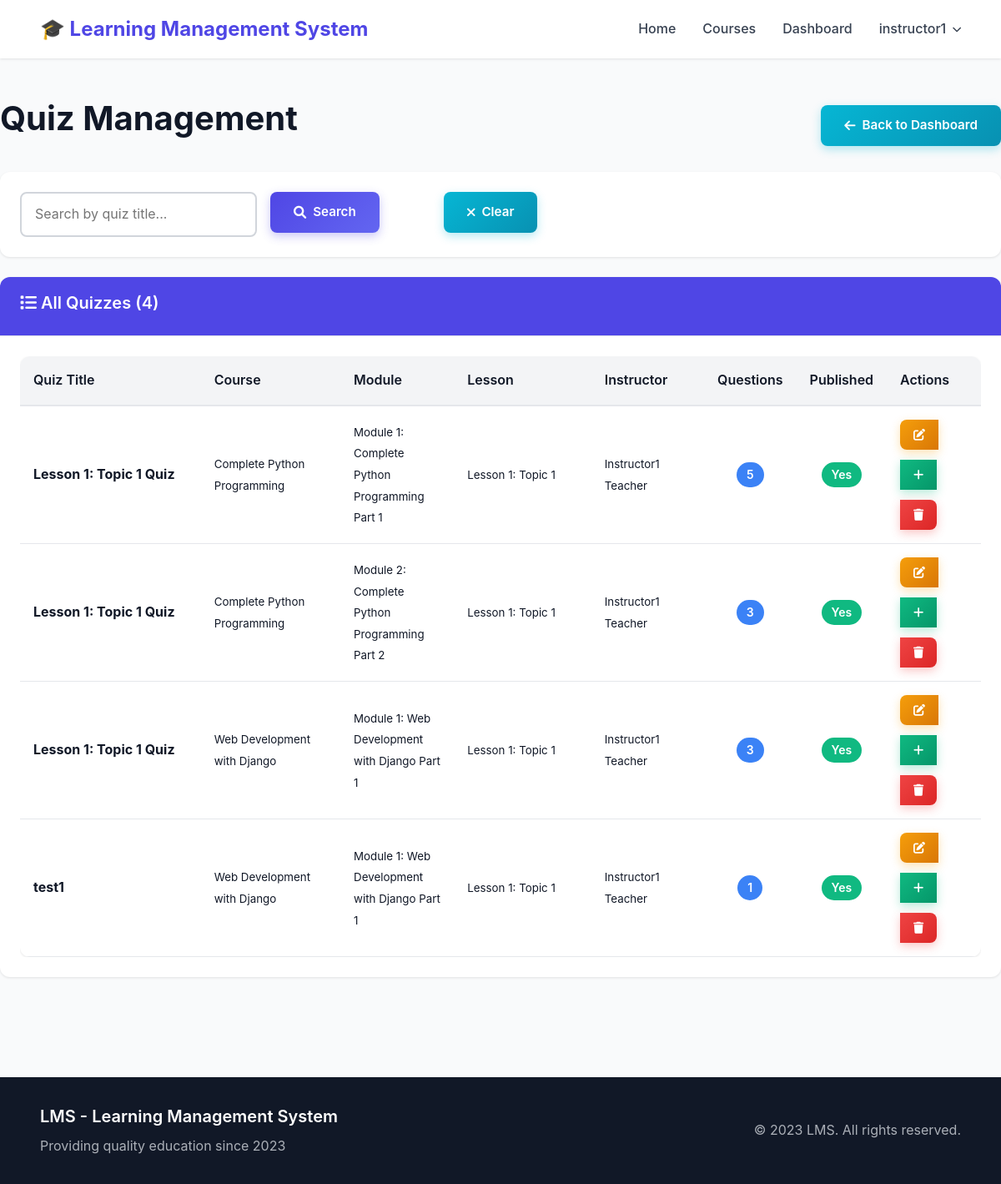
Screenshot of /manage/quizzes/ (signed in) with the database file from the repository.
### accounts/models.py (models this page shows, shortened)
class User(AbstractUser):
    USER_TYPE_CHOICES = (
        ('student', 'Student'),
        ('instructor', 'Instructor'),
        ('admin', 'Admin'),
    )
    user_type = models.CharField(max_length=10, choices=USER_TYPE_CHOICES, default='student')
    profile_picture = models.ImageField(upload_to='profile_pictures/', null=True, blank=True)
    phone = models.CharField(max_length=20, null=True, blank=True)
    bio = models.TextField(blank=True, null=True)
    date_of_birth = models.DateField(null=True, blank=True)
    website = models.URLField(max_length=200, blank=True, null=True)
    address = models.TextField(blank=True, null=True)
    LEARNING_STYLE_CHOICES = (
        ('visual', 'Visual'),
        ('auditory', 'Auditory'),
        ('reading', 'Reading/Writing'),
        ('kinesthetic', 'Kinesthetic'),
    )
    learning_style = models.CharField(max_length=20, choices=LEARNING_STYLE_CHOICES, null=True, blank=True)
    preferred_language = models.CharField(max_length=50, blank=True, null=True)
    daily_study_goal = models.PositiveIntegerField(default=30, validators=[MinValueValidator(15), MaxValueValidator(480)])  # in minutes
    @property
    def is_instructor(self):
        return self.user_type == 'instructor'
    @property
    def is_admin(self):
        return self.is_superuser or self.user_type == 'admin'

### quizzes/models.py (models this page shows, shortened)
class Quiz(models.Model):
    title = models.CharField(max_length=200)
    lesson = models.ForeignKey(
        Lesson,
        on_delete=models.CASCADE,
        related_name='quizzes'
    )
    instructor = models.ForeignKey(
        settings.AUTH_USER_MODEL,
        on_delete=models.CASCADE,
        related_name='quizzes'
    )
    description = models.TextField(blank=True)
    instructions = models.TextField(blank=True, help_text="Instructions for students")
    start_date = models.DateTimeField(null=True, blank=True, help_text="When quiz becomes available")
    end_date = models.DateTimeField(null=True, blank=True, help_text="When quiz closes")
    time_limit_minutes = models.PositiveIntegerField(default=30, help_text="Duration in minutes")
    passing_score = models.PositiveIntegerField(default=70, help_text="Percentage to pass")
    max_attempts = models.PositiveIntegerField(default=3, help_text="Maximum attempts allowed")
    is_published = models.BooleanField(default=False)
    shuffle_questions = models.BooleanField(default=True)
    show_correct_answers = models.BooleanField(default=True)
    created_at = models.DateTimeField(auto_now_add=True)
    updated_at = models.DateTimeField(auto_now=True)

### courses/models.py (models this page shows, shortened)
class Lesson(models.Model):
    module = models.ForeignKey(Module, on_delete=models.CASCADE, related_name='lessons')
    title = models.CharField(max_length=200)
    content = models.TextField(blank=True)
    description = models.TextField(blank=True, null=True)
    video_file = models.FileField(upload_to='lesson_videos/', blank=True, null=True, help_text="Upload video file (MP4, WebM, etc.)")
    video_url = models.URLField(blank=True, null=True, help_text="YouTube/Vimeo URL (optional reference)")
    attachment = models.FileField(upload_to='lesson_attachments/', blank=True, null=True)
    order = models.PositiveIntegerField(default=0)
    class Meta:
        ordering = ['order']

class Module(models.Model):
    course = models.ForeignKey(Course, on_delete=models.CASCADE, related_name='modules')
    title = models.CharField(max_length=200)
    description = models.TextField(blank=True, null=True)
    order = models.PositiveIntegerField(default=0)
    class Meta:
        ordering = ['order']

class Course(models.Model):
    title = models.CharField(max_length=200, unique=True)
    code = models.CharField(max_length=20, unique=True, blank=True, null=True, help_text="Unique course code (e.g., CS101)")
    description = models.TextField()
    instructor = models.ForeignKey(
        settings.AUTH_USER_MODEL,
        on_delete=models.CASCADE,
        related_name='courses_taught'
    )
    thumbnail = models.ImageField(upload_to='course_thumbnails/', null=True, blank=True)
    syllabus = models.FileField(upload_to='syllabi/', null=True, blank=True)
    category = models.ForeignKey(Category, on_delete=models.SET_NULL, null=True, blank=True, related_name='courses')
    created_at = models.DateTimeField(auto_now_add=True)
    updated_at = models.DateTimeField(auto_now=True)

### accounts/quiz_management_views.py (the view)
# urls.py: path('manage/quizzes/', manage_quizzes, name='manage_quizzes'),
@login_required
def manage_quizzes(request):
    if request.user.is_admin:
        quizzes = Quiz.objects.all()
    elif request.user.is_instructor:
        quizzes = Quiz.objects.filter(instructor=request.user)
    else:
        return redirect('home')
    search = request.GET.get('search', '')
    if search:
        quizzes = quizzes.filter(title__icontains=search)
    return render(request, 'management/quizzes.html', {'quizzes': quizzes, 'search': search})

### templates/management/quizzes.html (shortened to what this page needs)
{% extends 'base.html' %}
{% block content %}
<div class="container-fluid py-4">
    <div class="d-flex justify-content-between align-items-center mb-4">
        <h1 class="mb-0">Quiz Management</h1>
        <a href="{% url 'admin_analytics' %}" class="btn btn-secondary"><i class="fas fa-arrow-left"></i> Back to Dashboard</a>
    </div>
    <div class="card mb-4">
        <div class="card-body">
            <form method="get" class="row g-3">
                <div class="col-md-8">
                    <input type="text" name="search" class="form-control" placeholder="Search by quiz title..." value="{{ search }}">
                </div>
                <div class="col-md-2">
                    <button type="submit" class="btn btn-primary w-100"><i class="fas fa-search"></i> Search</button>
                </div>
                <div class="col-md-2">
                    <a href="{% url 'manage_quizzes' %}" class="btn btn-secondary w-100"><i class="fas fa-times"></i> Clear</a>
                </div>
            </form>
        </div>
    </div>
    <div class="card">
        <div class="card-header bg-primary text-white">
            <h5 class="mb-0"><i class="fas fa-list"></i> All Quizzes ({{ quizzes.count }})</h5>
        </div>
        <div class="card-body p-0">
            <div class="table-responsive">
            <table class="table table-hover table-striped mb-0">
                <thead class="table-light">
                    <tr>
                        <th style="width: 20%;">Quiz Title</th>
                        <th style="width: 15%;">Course</th>
                        <th style="width: 12%;">Module</th>
                        <th style="width: 15%;">Lesson</th>
                        <th style="width: 12%;">Instructor</th>
                        <th style="width: 8%;">Questions</th>
                        <th style="width: 8%;">Published</th>
                        <th style="width: 10%;">Actions</th>
                    </tr>
                </thead>
                <tbody>
                    {% for quiz in quizzes %}
                    <tr>
                        <td><strong>{{ quiz.title }}</strong></td>
                        <td><small>{{ quiz.lesson.module.course.title }}</small></td>
                        <td><small>{{ quiz.lesson.module.title }}</small></td>
                        <td><small>{{ quiz.lesson.title }}</small></td>
                        <td><small>{{ quiz.instructor.get_full_name|default:quiz.instructor.username }}</small></td>
                        <td class="text-center"><span class="badge bg-info">{{ quiz.questions.count }}</span></td>
                        <td class="text-center">
                            {% if quiz.is_published %}
                            <span class="badge bg-success">Yes</span>
                            {% else %}
                            <span class="badge bg-secondary">No</span>
                            {% endif %}
                        </td>
                        <td>
                            <div class="btn-group" role="group">
                                <a href="{% url 'edit_quiz' quiz.id %}" class="btn btn-sm btn-warning" title="Edit Quiz"><i class="fas fa-edit"></i></a>
                                <a href="{% url 'add_question' quiz.id %}" class="btn btn-sm btn-success" title="Add Question"><i class="fas fa-plus"></i></a>
                                <a href="{% url 'delete_quiz' quiz.id %}" class="btn btn-sm btn-danger" title="Delete Quiz" onclick="return confirm('Delete this quiz?')"><i class="fas fa-trash"></i></a>
                            </div>
                        </td>
                    </tr>
                    {% endfor %}
                </tbody>
            </table>
            </div>
        </div>
    </div>
</div>
{% endblock %}

### templates/base.html (shortened to what this page needs)
<!DOCTYPE html>
<html lang="en">
<head>
    <link rel="stylesheet" href="https://cdnjs.cloudflare.com/ajax/libs/font-awesome/6.0.0/css/all.min.css">
    {% load static %}
    <link rel="stylesheet" href="{% static 'css/reset.css' %}?v=11">
    <link rel="stylesheet" href="{% static 'css/responsive.css' %}?v=17">
    <link rel="stylesheet" href="{% static 'css/style.css' %}?v=11">
    <link rel="stylesheet" href="{% static 'css/admin-fix.css' %}?v=11">
    <link rel="stylesheet" href="{% static 'css/navbar-fix.css' %}?v=11">
    <link rel="stylesheet" href="{% static 'css/instructor-students.css' %}?v=11">
    <link rel="stylesheet" href="{% static 'css/lessons.css' %}?v=2">
    <link rel="stylesheet" href="{% static 'css/quizzes.css' %}?v=2">
    <link rel="stylesheet" href="{% static 'css/dashboard.css' %}?v=2">
    <link rel="stylesheet" href="{% static 'css/student-progress.css' %}?v=2">
    <link rel="stylesheet" href="{% static 'css/admin-progress.css' %}?v=2">
    <link rel="stylesheet" href="{% static 'css/doubts.css' %}?v=2">
    <link rel="stylesheet" href="{% static 'css/assessments.css' %}?v=2">
    <link rel="stylesheet" href="{% static 'css/forms.css' %}?v=1">
</head>
<body>
    <nav class="navbar">
        <div class="container navbar-container">
            <a class="navbar-brand" href="/">🎓 Learning Management System</a>
            <div class="navbar-menu" id="navbarMenu">
                <a class="nav-link" href="{% url 'home' %}">Home</a>
                <a class="nav-link" href="{% url 'courses:course_list' %}">Courses</a>
                {% if user.is_authenticated %}
                <a class="nav-link" href="{% url 'accounts:dashboard' %}">Dashboard</a>
                <div class="dropdown" id="userDropdownContainer">
                    <span class="nav-link dropdown-toggle" onclick="toggleDropdown(event)">{{ user.username }}</span>
                </div>
                {% else %}
                <a class="nav-link" href="{% url 'accounts:login' %}">Login</a>
                <a class="btn-register" href="{% url 'accounts:register' %}">Register</a>
                {% endif %}
            </div>
        </div>
    </nav>
    <main>
        {% block content %}{% endblock %}
    </main>
    <footer>
        <div class="container">
            <div class="footer-content">
                <div class="footer-left">
                    <h5>LMS - Learning Management System</h5>
                    <p>Providing quality education since 2023</p>
                </div>
                <div class="footer-right">
                    <p>&copy; 2023 LMS. All rights reserved.</p>
                </div>
            </div>
        </div>
    </footer>
</body>
</html>

### static/css/style.css (style rules this page uses)
.btn-group, .action-buttons, .button-group { display: flex; gap: 0.75rem; flex-wrap: wrap; }
table td:last-child { display: flex; gap: 0.5rem; flex-wrap: wrap; }
table .btn { padding: 0.5rem 1rem; font-size: 0.875rem; }
footer { background: var(--gray-900); color: var(--gray-300); padding: 2rem 0; margin-top: 4rem; }

### static/css/admin-fix.css (style rules this page uses)
.admin-actions .btn, .admin-btn, .card-header .btn, .card-footer .btn, table .btn { width: auto !important; display: inline-flex !important; }
.btn-group .btn, .action-buttons .btn, .button-group .btn { width: auto !important; }
form .btn:not(.btn-block) { width: auto !important; }
.card { margin-bottom: 1.5rem; }
.card-body { padding: 1.5rem; }
.card-header { padding: 1rem 1.5rem; }
.row { display: flex; flex-wrap: wrap; gap: 1rem; margin: 0; }
.row > [class*='col-'] { padding: 0; }
.col-md-2 { width: 16.66%; }
.align-items-center { align-items: center; }
.text-center { text-align: center; }
.bg-success { background: var(--success) !important; }
.bg-primary { background: var(--primary) !important; }
.bg-info { background: #3b82f6 !important; }
.table { width: 100%; margin: 0; }
.table td, .table th { vertical-align: middle; }
.card-body.p-0 { overflow-x: auto; }
.d-flex { display: flex !important; }
.justify-content-between { justify-content: space-between !important; }
.align-items-center { align-items: center !important; }
.mb-4 { margin-bottom: 1.5rem !important; }

### static/css/navbar-fix.css (style rules this page uses)
.navbar .dropdown { position: relative; }
.navbar .dropdown-toggle { cursor: pointer; user-select: none; display: flex; align-items: center; gap: 0.5rem; }
.navbar .dropdown-toggle::after { content: '\f078'; font-family: 'Font Awesome 6 Free'; font-weight: 900; font-size: 0.7rem; transition: transform 0.3s; }

### static/css/instructor-students.css (style rules this page uses)
.mb-4 { margin-bottom: 1.5rem; }

### rows the page displays
User: username "instructor1"
Quiz: title "Lesson 1: Topic 1 Quiz", lesson.module.course "Complete Python Programming", lesson.module "Module 1: Complete Python Programming Part 1", lesson "Lesson 1: Topic 1", instructor.get_full_name "Instructor1 Teacher", questions.count "5", is_published "Yes"
Quiz: title "Lesson 1: Topic 1 Quiz", lesson.module.course "Complete Python Programming", lesson.module "Module 2: Complete Python Programming Part 2", lesson "Lesson 1: Topic 1", instructor.get_full_name "Instructor1 Teacher", questions.count "3", is_published "Yes"
Quiz: title "Lesson 1: Topic 1 Quiz", lesson.module.course "Web Development with Django", lesson.module "Module 1: Web Development with Django Part 1", lesson "Lesson 1: Topic 1", instructor.get_full_name "Instructor1 Teacher", questions.count "3", is_published "Yes"
Quiz: title "test1", lesson.module.course "Web Development with Django", lesson.module "Module 1: Web Development with Django Part 1", lesson "Lesson 1: Topic 1", instructor.get_full_name "Instructor1 Teacher", questions.count "1", is_published "Yes"

### other values shown
{{ quizzes.count }} "4"
